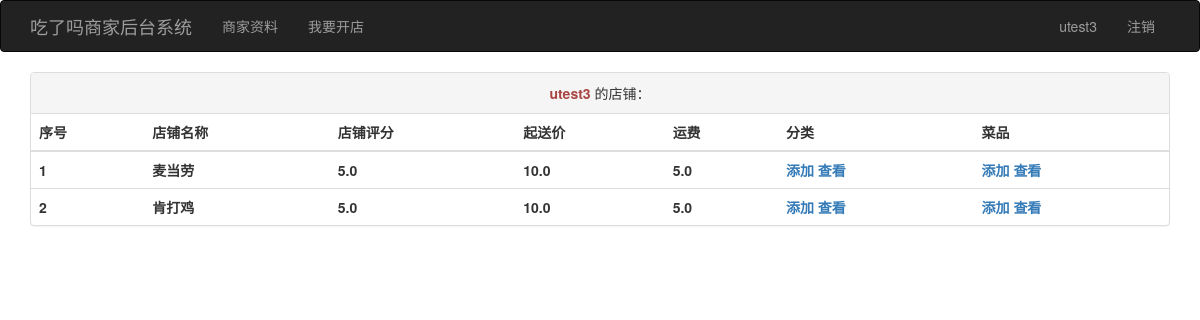
Page /cms/ (signed in) on the earlier database version.
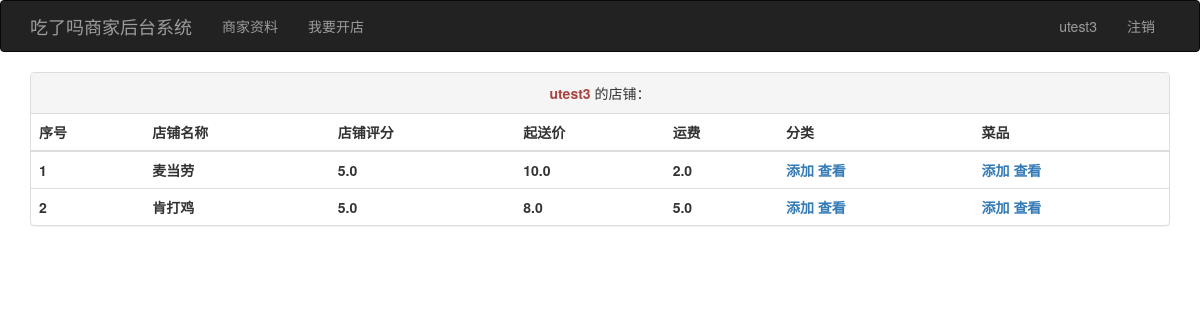
Same page on the later database version.
### apps/models/seller_model.py (models this page shows, shortened)
class SellerUser(BaseModel, UserMixin):
    username = db.Column(db.String(32), unique=True, nullable=False)
    _password = db.Column("password", db.String(128))
    @property
    def password(self):
        return self._password
    @password.setter
    def password(self, arg):
        self._password = generate_password_hash(arg)
    def __repr__(self):
        return "<User {}>".format(self.username)

### apps/models/shop_model.py (models this page shows, shortened)
class SellerShop(BaseModel):
    shop_name = db.Column(db.String(32), nullable=False)
    seller_id = db.Column(db.Integer, db.ForeignKey('seller_user.id'))
    seller = db.relationship("SellerUser", backref="shop")
    shop_logo = db.Column(db.String(128), default='')
    shop_rating = db.Column(db.Float, default=5.0)
    is_brand = db.Column(db.Boolean, default=False)
    is_ontime = db.Column(db.Boolean, default=True)
    is_bird = db.Column(db.Boolean, default=True)
    is_bao = db.Column(db.Boolean, default=False)
    is_fp = db.Column(db.Boolean, default=True)
    is_zun = db.Column(db.Boolean, default=False)
    start_cost = db.Column(db.Float, default=0.0)
    send_cost = db.Column(db.Float, default=0.0)
    notice = db.Column(db.String(210), default='')
    discount = db.Column(db.String(210), default='')
    def __repr__(self):
        return '<Shop {} --- {}>'.format(self.shop_name, self.seller)

### apps/cms/auth_view.py (the view)
@cms_bp.route('/', endpoint='index')
def seller_index():
    shop = []
    if current_user.is_authenticated:
        shop = current_user.shop
        print(shop)
    return render_template('cms/index.html', shop=shop)

### apps/forms/login_man.py (called while the page is built)
@login_manager.user_loader
def load_user(userid):
    return SellerUser.query.get(int(userid))

### apps/templates/cms/index.html
{% extends 'cms/base.html' %}
{% block content %}
    <div class="container text-center">
    {% if current_user.is_authenticated %}
        <div class="panel panel-default">
        <div class="panel-heading">
            <strong class="text-danger">{{ current_user.username }}</strong> 的店铺：
        </div>
        <table class="table table-hover">
            <thead>
            <tr>
                <th>序号</th>
                <th>店铺名称</th>
                <th>店铺评分</th>
                <th>起送价</th>
                <th>运费</th>
                <th>分类</th>
                <th>菜品</th>
            </tr>
            </thead>
            <tbody>
            {% for sp in shop %}
                <tr>
                    <th>{{ loop.index }}</th>
                    <th>{{ sp.shop_name }}</th>
                    <th>{{ sp.shop_rating }}</th>
                    <th>{{ sp.start_cost }}</th>
                    <th>{{ sp.send_cost }}</th>
                    <th>
                        <a href="{{ url_for('cms.add_cate', shop_id=sp.id) }}">添加</a>
                        <a href="{{ url_for('cms.show_cate', shop_id=sp.id) }}">查看</a>
                    </th>
                    <th>
                        <a href="{{ url_for('cms.add_food', shop_id=sp.id) }}">添加</a>
                        <a href="{{ url_for('cms.show_food', shop_id=sp.id) }}">查看</a>
                    </th>
                </tr>
            {% endfor %}
            </tbody>
        </table>
    {% else %}
        <h1>赶快加入我们吧！</h1>
    {% endif %}
</div>
{% endblock %}

### apps/templates/cms/base.html (shortened to what this page needs)
{% extends 'bootstrap/base.html' %}
{% block head %}
    {{ super() }}
{% endblock %}
{% block html_attribs %} lang="zh"{% endblock %}
{% block navbar %}
    <nav class="navbar navbar-inverse">
        <div class="container">
            <div class="navbar-header">
                <a class="navbar-brand" href="{{ url_for('cms.index') }}">吃了吗商家后台系统</a>
            </div>
            <div class="collapse navbar-collapse" id="bs-example-navbar-collapse-1">
                <ul class="nav navbar-nav">
                    <li {% if act == 0 %} class="active" {% endif %}><a href="{{ url_for('cms.shop') }}">商家资料</a></li>
                    <li {% if act == 1 %} class="active" {% endif %}><a href="{{ url_for('cms.add_shop') }}">我要开店</a></li>
                </ul>
                <ul class="nav navbar-nav navbar-right">
                    {% if current_user.is_authenticated %}
                        <li><a href="#">{{ current_user.username }}</a></li>
                        <li><a href="{{ url_for('cms.logout') }}">注销</a></li>
                    {% else %}
                        <li><a href="{{ url_for('cms.register') }}">注册</a></li>
                        <li><a href="{{ url_for('cms.login') }}">登录</a></li>
                    {% endif %}
                </ul>
            </div>
        </div>
    </nav>
{% endblock %}

Differences in the rows shown:
changed SellerShop "麦当劳": send_cost "5.0" → "2.0"
changed SellerShop "肯打鸡": start_cost "10.0" → "8.0"
